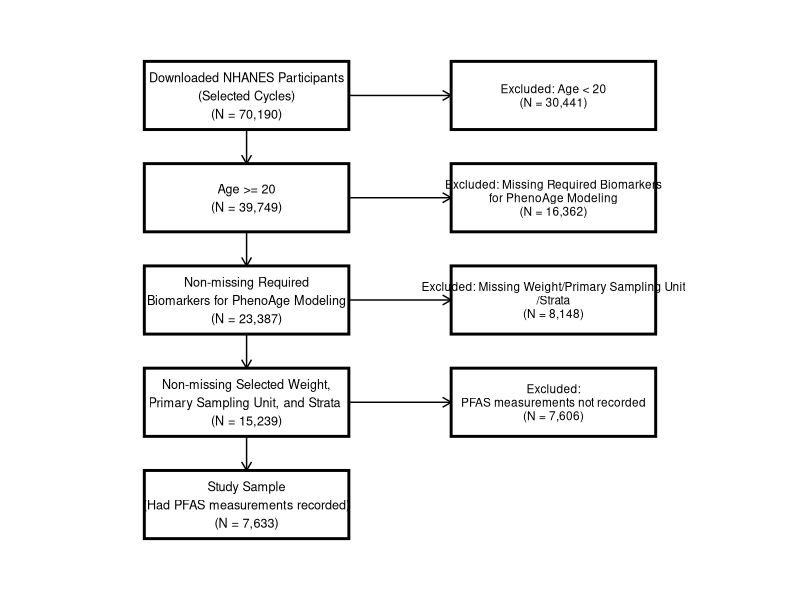
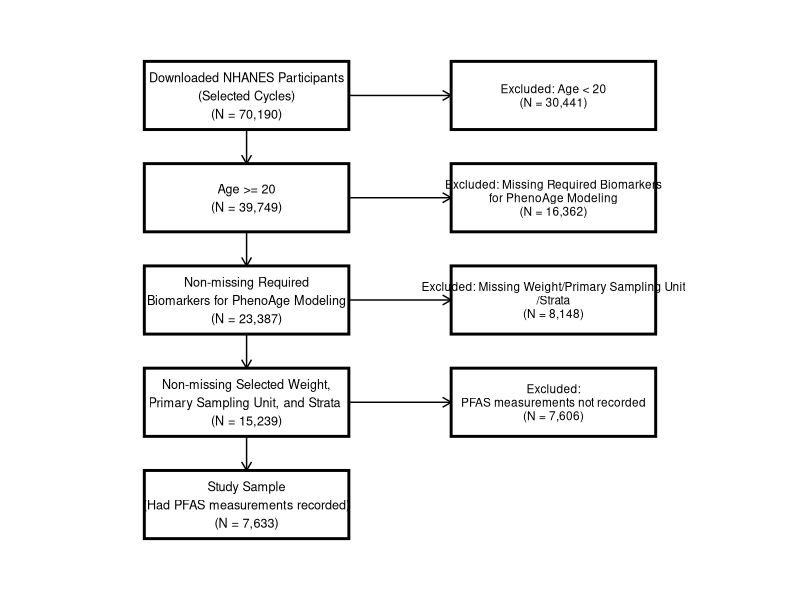

Write R code to recreate these figures, in order.
library(ggplot2)
library(grid)

# ---- Main vertical boxes (simplified to key analytic steps) ----
main_labels <- c(
  "Downloaded NHANES Participants\n(Selected Cycles)\n(N = 70,190)",
  "Age >= 20\n(N = 39,749)",
  "Non-missing Required\nBiomarkers for PhenoAge Modeling\n(N = 23,387)",
  "Non-missing Selected Weight,\nPrimary Sampling Unit, and Strata \n(N = 15,239)",
  "Study Sample\n(Had PFAS measurements recorded)\n(N = 7,633)"
)

exclusion_labels <- c(
  "Excluded: Age < 20\n(N = 30,441)",
  "Excluded: Missing Required Biomarkers\nfor PhenoAge Modeling\n(N = 16,362)",
  "Excluded: Missing Weight/Primary Sampling Unit\n/Strata\n(N = 8,148)",
  "Excluded:\nPFAS measurements not recorded\n(N = 7,606)"
)

top_y <- 20
step_gap <- 3
box_height <- 2

boxes <- data.frame(
  xmin = 0,
  xmax = 6,
  ymax = top_y - (seq_along(main_labels) - 1) * step_gap,
  label = main_labels
)
boxes$ymin <- boxes$ymax - box_height

# ---- Exclusion boxes ----
exclusions <- data.frame(
  xmin = 9,
  xmax = 15,
  ymax = boxes$ymax[seq_along(exclusion_labels)],
  label = exclusion_labels
)
exclusions$ymin <- exclusions$ymax - box_height

p <- ggplot() +
  
  # Main boxes
  geom_rect(data = boxes,
            aes(xmin = xmin, xmax = xmax,
                ymin = ymin, ymax = ymax),
            fill = "white", color = "black", linewidth = 1) +
  
  # Exclusion boxes
  geom_rect(data = exclusions,
            aes(xmin = xmin, xmax = xmax,
                ymin = ymin, ymax = ymax),
            fill = "white", color = "black", linewidth = 1) +
  
  # Vertical arrows
  geom_segment(
    data = data.frame(
      x = 3, xend = 3,
      y = boxes$ymin[-nrow(boxes)],
      yend = boxes$ymax[-1]
    ),
    aes(x = x, xend = xend, y = y, yend = yend),
    arrow = arrow(length = unit(0.25, "cm"))
  ) +
  
  # Horizontal exclusion arrows
  geom_segment(
    data = data.frame(
      x = 6, xend = 9,
      y = (boxes$ymin[seq_len(nrow(exclusions))] + boxes$ymax[seq_len(nrow(exclusions))]) / 2,
      yend = (boxes$ymin[seq_len(nrow(exclusions))] + boxes$ymax[seq_len(nrow(exclusions))]) / 2
    ),
    aes(x = x, xend = xend, y = y, yend = yend),
    arrow = arrow(length = unit(0.25, "cm"))
  ) +
  
  # Text labels
  geom_text(data = boxes,
            aes(x = 3, y = (ymin + ymax)/2, label = label),
            size = 3.2) +
  
  geom_text(data = exclusions,
            aes(x = 12, y = (ymin + ymax)/2, label = label),
            size = 3.0, lineheight = 0.95) +
  
  theme_void() +
  theme(
    text = element_text(family = "Times New Roman"),
    plot.title = element_text(
      hjust = 0.5,
      size = 16,
      face = "bold"
    )
  ) +
  
  coord_fixed() +
  xlim(-1, 16) +
  ylim(min(boxes$ymin) - 1, top_y + 1)

# Save as publishable-quality JPEG (300 dpi, Times New Roman)
ggsave(
  "Participant_F-Chart.jpg",
  plot = p,
  width = 10,
  height = 8,
  dpi = 300,
  device = "jpeg",
  quality = 95,
  bg = "white"
)
print(p)
